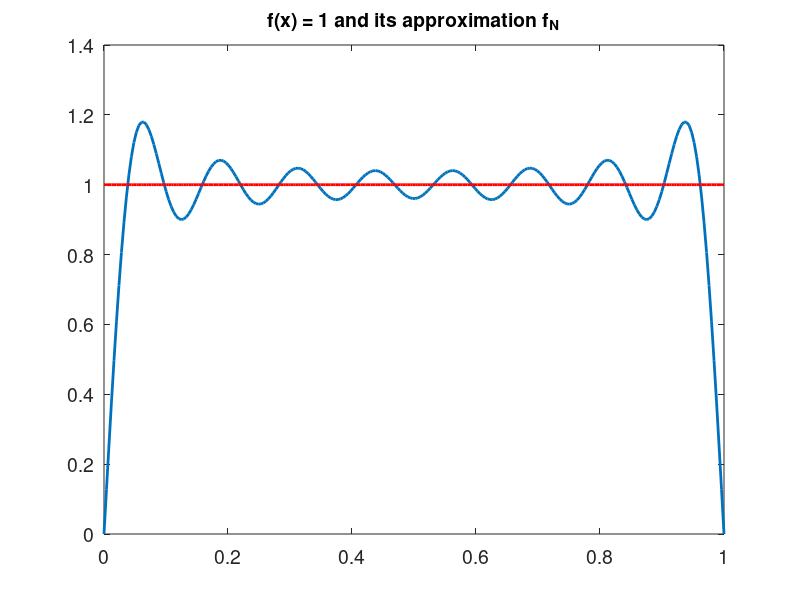
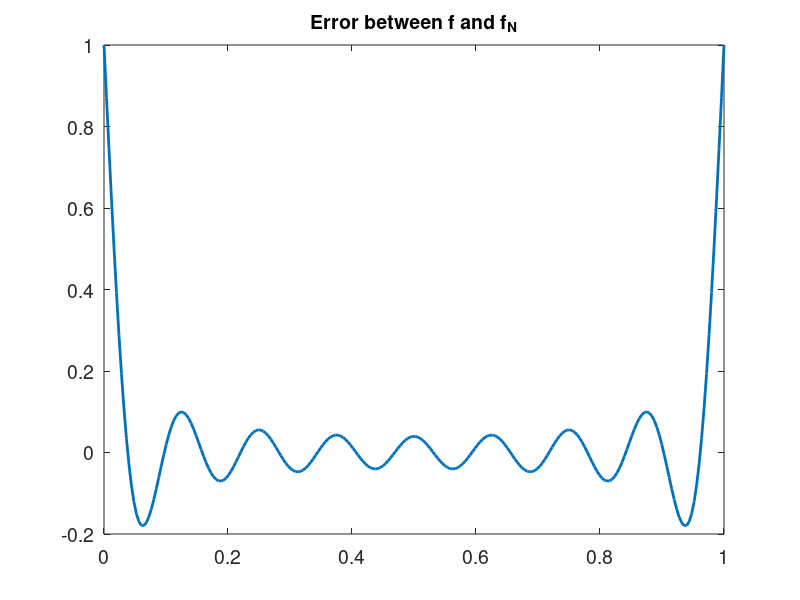
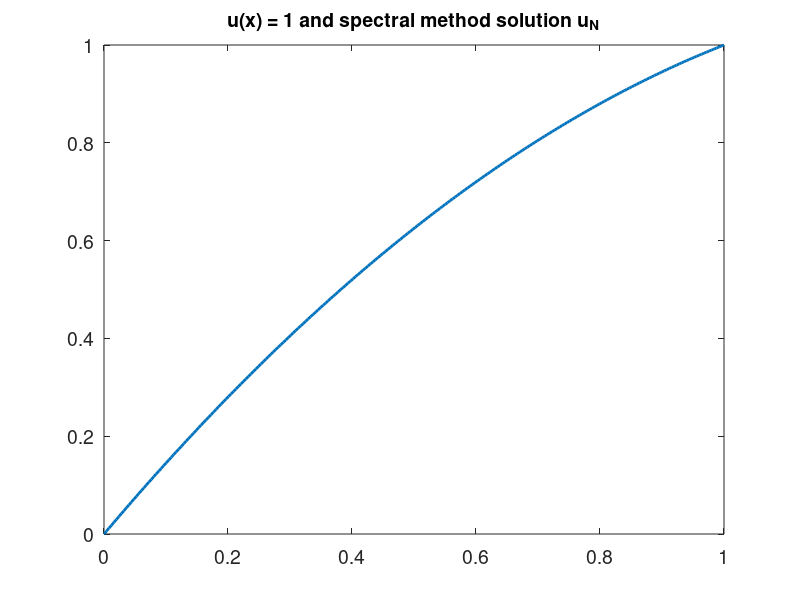
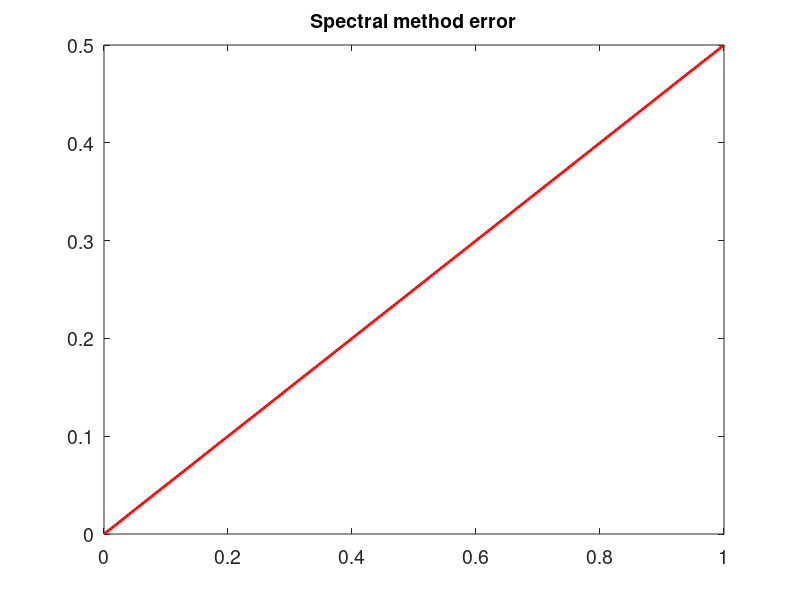

Recreate these plots in MATLAB, in order.
% approximate solution to 
% 
% -u''(x) = 1
% u(0) = 0
% u(1) = 1
% 
% using the spectral method.

N = 15;
x = linspace(0,1,250);

% make best approximation 
fN = 0;
for j = 1:N
    beta_j = 4*sin(j*pi/2)^2/(pi*j);
    fN = fN + sin(j*pi*x) * beta_j;
end

% plot best approximation
figure
plot(x,fN,'-','linewidth',2);hold on

% plot true f 
f = ones(size(x));
plot(x,f,'r','linewidth',2);
set(gca,'fontsize',14)
title('f(x) = 1 and its approximation f_N','fontsize',14)

% plot error
figure
plot(x,f - fN,'linewidth',2)
set(gca,'fontsize',14)
title('Error between f and f_N','fontsize',14)

%% spectral method

vN = 0;
for j = 1:N
    beta_j = 4*sin(j*pi/2)^2/(pi*j);   
    lambda_j = (j*pi)^2;
    vN = vN + sin(j*pi*x) * beta_j/lambda_j;    
end

uN = vN + x;

figure
plot(x,uN,'linewidth',2)
% hold on
% plot(x,.5*x.*(2-x),'r--','linewidth',2)
% legend('Spectral','Exact')
set(gca,'fontsize',14)
title('u(x) = 1 and spectral method solution u_N','fontsize',14)

%% plot error

figure
plot(x,uN-.5*x.*(2-x),'r','linewidth',2)
title('Error u-u_N','fontsize',14)
set(gca,'fontsize',14)

title('Spectral method error','fontsize',14)
